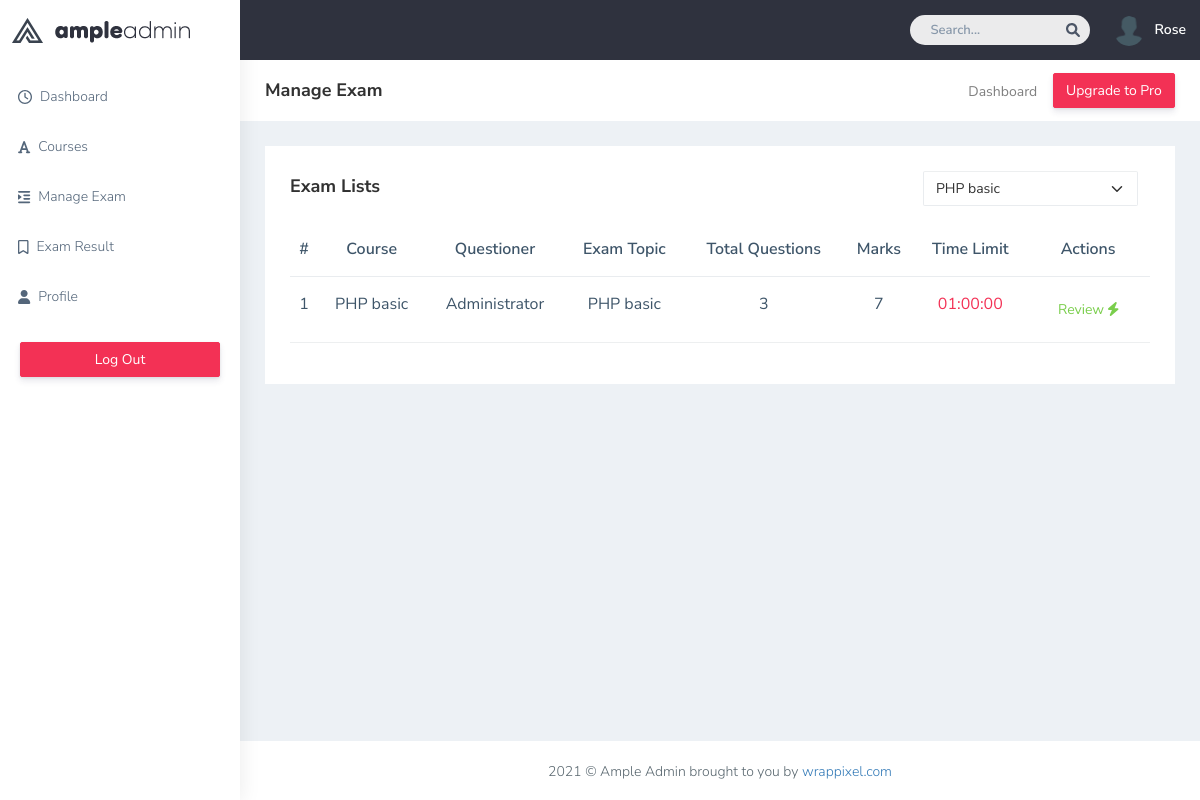
The app's page /exams.php (signed in) with its own data.
### tables this page shows
CREATE TABLE `users` (
  `id` int(11) NOT NULL,
  `slug` varchar(225) NOT NULL,
  `username` varchar(200) NOT NULL,
  `email` varchar(200) NOT NULL,
  `password` varchar(200) NOT NULL,
  `role` varchar(200) DEFAULT NULL,
  `address` varchar(250) DEFAULT NULL,
  `phone_no` varchar(200) DEFAULT NULL,
  `image` varchar(250) DEFAULT NULL
);

CREATE TABLE `exams` (
  `id` int(11) NOT NULL,
  `ins_id` int(11) NOT NULL,
  `slug` varchar(255) NOT NULL,
  `title` varchar(200) NOT NULL,
  `description` varchar(300) DEFAULT NULL,
  `time_limit` time NOT NULL,
  `create_date` date DEFAULT NULL,
  `lunch_date` date DEFAULT NULL
);

CREATE TABLE `courses` (
  `id` int(11) NOT NULL,
  `name` varchar(200) NOT NULL,
  `slug` varchar(255) NOT NULL,
  `platform` varchar(250) DEFAULT NULL,
  `description` text DEFAULT NULL,
  `outline` text DEFAULT NULL,
  `create_date` date DEFAULT NULL,
  `lunch_date` date DEFAULT NULL
);

### exams.php (the view, shortened to what the rows shown need)
<?php require_once "inc/header.php";
$user = User::auth();
$stu_course = Course::ofThisStudent($user->id);
?>
        <div class="page-wrapper" style="min-height: 250px;">
            <div class="container-fluid">
                <?php if($courseStudent): ?>
                <div class="row">
                    <div class="col-md-12 col-lg-12 col-sm-12">
                        <div class="white-box">
                            <div class="table-responsive">
                                <table class="table no-wrap text-center">
                                    <thead>
                                        <tr>
                                            <th class="border-top-0">#</th>
                                            <th class="border-top-0">Course</th>
                                            <th class="border-top-0">Questioner</th>
                                            <th class="border-top-0">Exam Topic</th>
                                            <th class="border-top-0">Total Questions</th>
                                            <th class="border-top-0">Marks</th>
                                            <th class="border-top-0">Time Limit</th>
                                            <th class="border-top-0">Actions</th>
                                        </tr>
                                    </thead>
                                    <tbody>
                                    <?php $count = 1;
                                      if(($stu_course)):
                                            foreach($stu_course as $c):
                                                $course_name = $c->name;
                                                $course_exam = Exam::ofCourse($c->id);
                                                foreach($course_exam as $ex):
                                                     ?>
                                                        <tr>
                                                                <td><?= $count++; ?></td>
                                                                <td class="txt-oflo"><?= $course_name ?></td>
                                                                <td class="txt-oflo"><?= DB::table('users')->where('id',$ex->ins_id)->getOne()->username; ?></td>
                                                                <td class="txt-oflo"><?= $ex->title ?></td>
                                                                <td class="txt-oflo"><?= $total_question = Exam::getTotalQuestions($ex->id); ?></td>
                                                                <td class="txt-oflo"><?= Exam::getTotalMark($ex->id) ?></td>
                                                                <td><span class="text-danger"><?= $ex->time_limit ?></span></td>
                                                                <td>
                                                                    <?php if($ex->lunch_date <= date('Y-m-d')):
                                                                            $stu_exam = DB::table('students_exams')->where('exam_id',$ex->id)->andWhere('student_id',$user->id)->getOne();
                                                                            if(!$stu_exam):
                                                                    ?>
                                                                    <a href="answer-exam.php?slug=<?= $ex->slug ?>" class="text-primary btn">Answer <i class="fas fa-cubes"></i></a>
                                                                            <?php else: ?>
                                                                        <a href="answer-exam.php?slug=<?= $ex->slug ?>" class="text-success btn">Review <i class="fas fa-bolt"></i></a>
                                                                            <?php endif; ?>
                                                                        <?php else: ?>
                                                                    <a href="exams.php" class="text-dark btn btn-warning">Exam At <?= $ex->lunch_date ?> <i class="far fa-meh"></i></a>
                                                                    <?php endif; ?>
                                                                </td>
                                                        </tr>
                                                <?php endforeach;
                                            endforeach;
                                        endif;
                                    ?>
                                    </tbody>
                                </table>
                            </div>
                        </div>
                    </div>
                </div>
                <?php endif; ?>
            </div>
        </div>
<?php require_once "inc/footer.php" ?>

### inc/header.php (shortened to what the rows shown need)
<?php
if((User::auth()))
{
    $user = User::auth();
    $courseStudent = DB::table('courses_students')->where('student_id',$user->id)->getAll();
}
?>
<!DOCTYPE html>
<html dir="ltr" lang="en">
<head>
    <link href="template/css/style.min.css" rel="stylesheet">
    <link rel="stylesheet" href="https://cdnjs.cloudflare.com/ajax/libs/font-awesome/6.0.0-beta2/css/all.min.css" />
</head>
<body>
    <div id="main-wrapper" data-layout="vertical" data-navbarbg="skin5" data-sidebartype="full"
        data-sidebar-position="absolute" data-header-position="absolute" data-boxed-layout="full">
        <header class="topbar" data-navbarbg="skin5">
            <nav class="navbar top-navbar navbar-expand-md navbar-dark">
                <div class="navbar-collapse collapse" id="navbarSupportedContent" data-navbarbg="skin5">
                    <ul class="navbar-nav ms-auto d-flex align-items-center">
                        <?php if(User::auth()):
                                 $user = User::auth();
                        ?>
                        <li>
                            <a class="profile-pic" href="profile.php">
                                <img src="<?= $user->image ?>" alt="user-img" width="30" style="border-radius: 50%;"
                                    class="img-circle"><span class="text-white font-medium"><?= $user->username ?></span></a>
                        </li>
                        <?php endif; ?>
                    </ul>
                </div>
            </nav>
        </header>

### records on screen
users: image (placeholder picture), username "Rose"
courses: name "PHP basic"
exams: ins.username "Administrator", title "PHP basic", id "3", id "7", time_limit "01:00:00"

### other values on screen
form field value "PHP basic"
